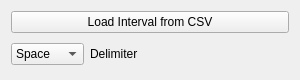
<?xml version="1.0" encoding="UTF-8"?>
<ui version="4.0">
 <class>CSVDigitalIntervalLoader_Widget</class>
 <widget class="QWidget" name="CSVDigitalIntervalLoader_Widget">
  <property name="geometry">
   <rect>
    <x>0</x>
    <y>0</y>
    <width>300</width>
    <height>80</height>
   </rect>
  </property>
  <property name="windowTitle">
   <string>Form</string>
  </property>
  <layout class="QVBoxLayout" name="verticalLayout">
   <item>
    <widget class="QPushButton" name="load_csv_button">
     <property name="text">
      <string>Load Interval from CSV</string>
     </property>
    </widget>
   </item>
   <item>
    <layout class="QHBoxLayout" name="horizontalLayout">
     <item>
      <widget class="QComboBox" name="delimiter_combo">
       <item>
        <property name="text">
         <string>Space</string>
        </property>
       </item>
       <item>
        <property name="text">
         <string>Comma</string>
        </property>
       </item>
      </widget>
     </item>
     <item>
      <widget class="QLabel" name="label_delimiter">
       <property name="text">
        <string>Delimiter</string>
       </property>
      </widget>
     </item>
     <item>
      <spacer name="horizontalSpacer">
       <property name="orientation">
        <enum>Qt::Orientation::Horizontal</enum>
       </property>
       <property name="sizeHint" stdset="0">
        <size>
         <width>40</width>
         <height>20</height>
        </size>
       </property>
      </spacer>
     </item>
    </layout>
   </item>
  </layout>
 </widget>
 <resources/>
 <connections/>
</ui> 
